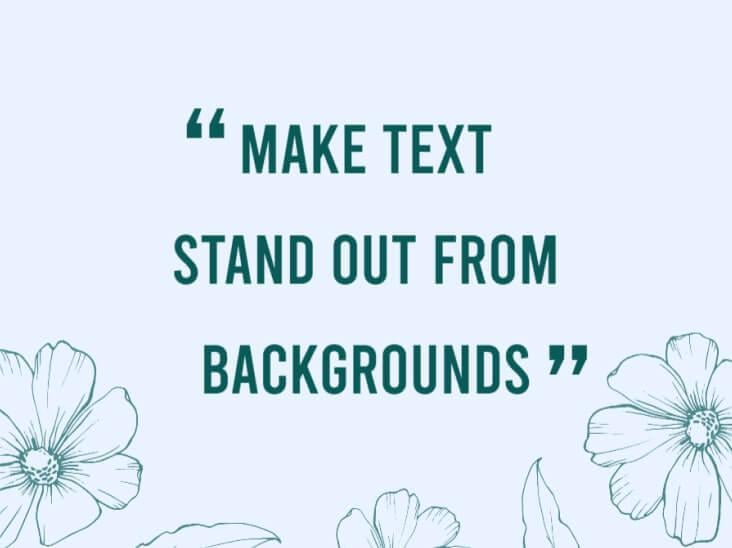
#> input picture image.jpeg, 732 x 548 px
$ python main.py
#> lines starting #> are read from the running program, lines starting #| are printed output that depends on the picture; after the words box and inside, x2 and y2 are one past the last pixel; in counts of white or black regions, pixels touching at a corner belong together

import cv2
import pytesseract

# Path to Tesseract executable (change this according to your system)
pytesseract.pytesseract.tesseract_cmd = '/usr/local/bin/tesseract'

# Load the image using OpenCV
image = cv2.imread('image.jpeg')
#> image is the input picture: shape (548, 732, 3); mean B, G, R 242.5, 230.5, 218.4

# Convert the image to grayscale
gray_image = cv2.cvtColor(image, cv2.COLOR_BGR2GRAY)
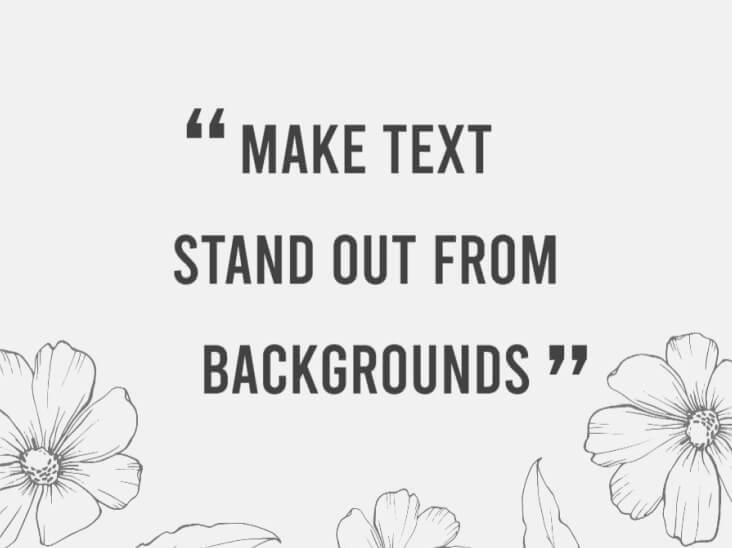
#> gray_image: shape (548, 732); min 43, max 254, mean 228.4

# Apply thresholding to preprocess the image (adjust the threshold values as needed)
_, threshold_image = cv2.threshold(gray_image, 0, 255, cv2.THRESH_BINARY | cv2.THRESH_OTSU)
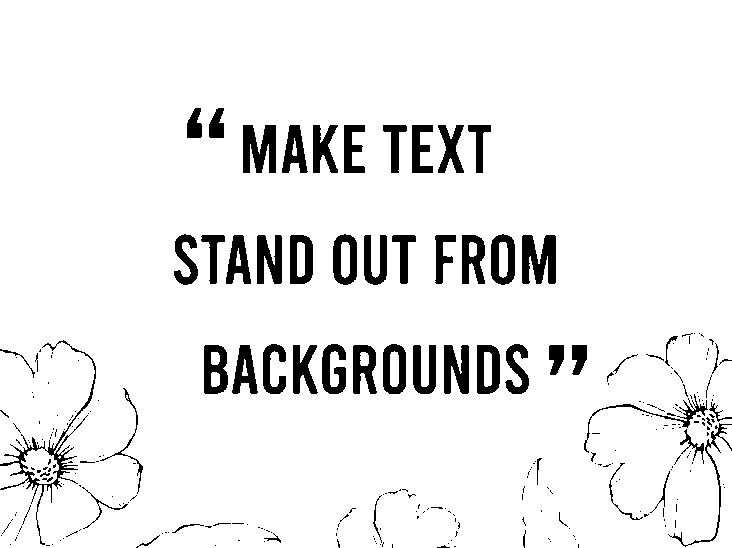
#> threshold_image: shape (548, 732); 92.8% white; 279 black regions (212 under 20 px), largest, box (x1, y1, x2, y2) and area: (0, 340, 96, 545) 1385, (522, 235, 556, 284) 1242, (243, 125, 276, 173) 1173

# Perform OCR using Tesseract
#> (the run stopped early here; a loop or call above may not have finished)
